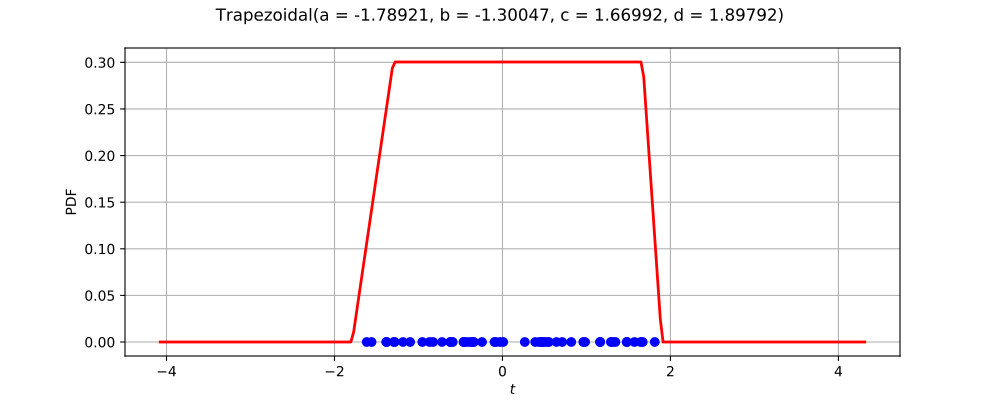

Source code (Python):
import openturns as ot
from matplotlib import pyplot as plt
from openturns.viewer import View
ot.RandomGenerator.SetSeed(0)
factory = ot.TrapezoidalFactory()
ref = factory.build()
dimension = ref.getDimension()
if dimension <= 2:
    sample = ref.getSample(50)
    distribution = factory.build(sample)
    if dimension == 1:
        distribution.setDescription(['$t$'])
        pdf_graph = distribution.drawPDF(256)
        cloud = ot.Cloud(sample, ot.Sample(sample.getSize(), 1))
        cloud.setColor('blue')
        cloud.setPointStyle('fcircle')
        pdf_graph.add(cloud)
        fig = plt.figure(figsize=(10, 4))
        plt.suptitle(str(distribution))
        pdf_axis = fig.add_subplot(111)
        View(pdf_graph, figure=fig, axes=[pdf_axis], add_legend=False)
    else:
        sample = ref.getSample(500)
        distribution.setDescription(['$t_0$', '$t_1$'])
        pdf_graph = distribution.drawPDF([256]*2)
        cloud = ot.Cloud(sample)
        cloud.setColor('red')
        cloud.setPointStyle('fcircle')
        pdf_graph.add(cloud)
        fig = plt.figure(figsize=(10, 4))
        plt.suptitle(str(distribution))
        pdf_axis = fig.add_subplot(111)
        View(pdf_graph, figure=fig, axes=[pdf_axis], add_legend=False)
